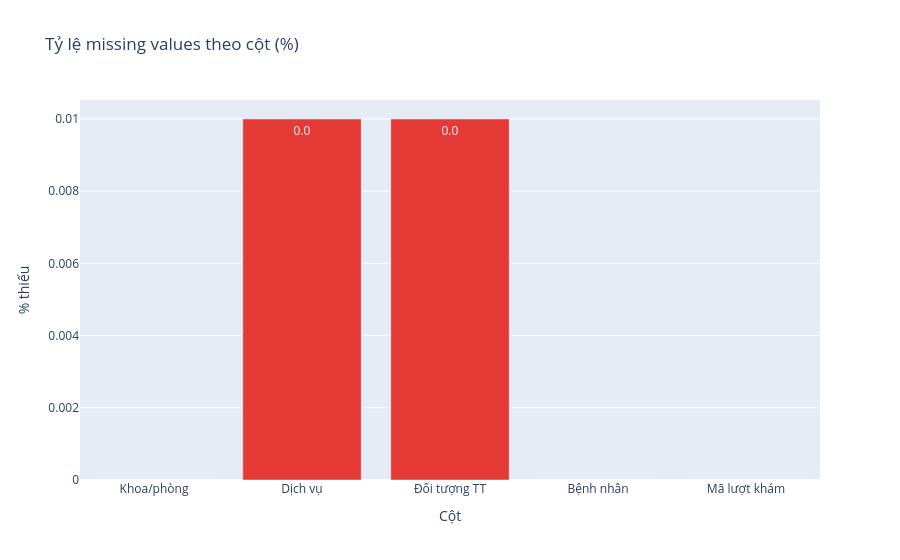
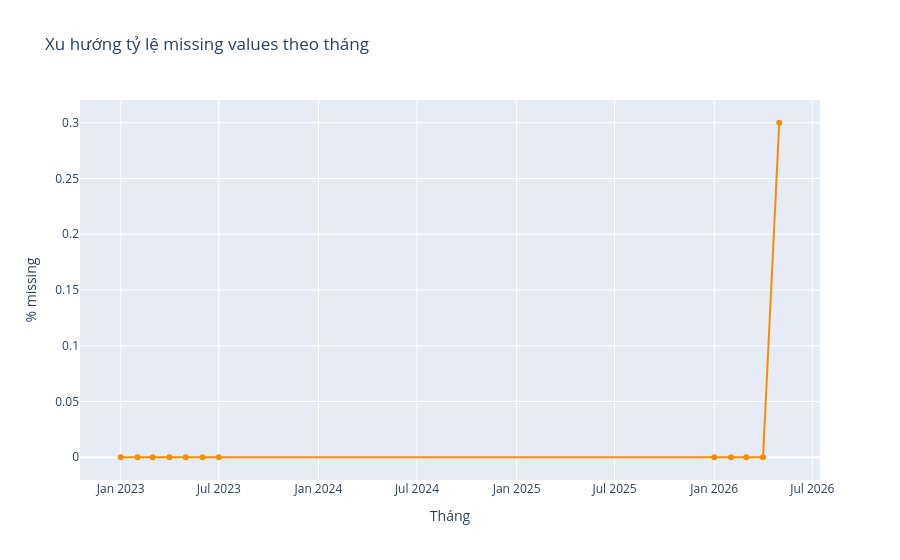

Write notebook code for charts like these, in order.
### Code cell
# Bar chart missing values
fig = px.bar(
    pd.DataFrame(missing_by_col),
    x="label", y="pct",
    title="Tỷ lệ missing values theo cột (%)",
    labels={"label": "Cột", "pct": "% thiếu"},
    color="pct",
    color_continuous_scale=["#43a047", "#fb8c00", "#e53935"],
    text_auto=".1f",
)
fig.update_layout(coloraxis_showscale=False)
fig.show()

# Monthly missing trend
fig2 = go.Figure()
fig2.add_trace(go.Scatter(
    x=monthly_missing["THANG_NAM"], y=monthly_missing["pct_missing"],
    mode="lines+markers", name="% missing",
    line=dict(color="#fb8c00", width=2),
))
fig2.update_layout(
    title="Xu hướng tỷ lệ missing values theo tháng",
    xaxis_title="Tháng", yaxis_title="% missing",
)
fig2.show()

### Figure 1 — Plotly figure (JSON) as saved in the notebook; plotly's stock layout.template omitted (floating-point values rounded to 4 significant figures)
{"data": [{"hovertemplate": "Cột=%{x}<br>% thiếu=%{marker.color}<extra></extra>", "legendgroup": "", "marker": {"color": [0.0, 0.01, 0.01, 0.0, 0.0], "coloraxis": "coloraxis", "pattern": {"shape": ""}}, "name": "", "orientation": "v", "showlegend": false, "textposition": "auto", "texttemplate": "%{y:.1f}", "type": "bar", "x": ["Khoa/phòng", "Dịch vụ", "Đối tượng TT", "Bệnh nhân", "Mã lượt khám"], "xaxis": "x", "y": [0.0, 0.01, 0.01, 0.0, 0.0], "yaxis": "y"}], "layout": {"barmode": "relative", "coloraxis": {"colorbar": {"title": {"text": "% thiếu"}}, "colorscale": [[0, "#43a047"], [0.5, "#fb8c00"], [1, "#e53935"]], "showscale": false}, "legend": {"tracegroupgap": 0}, "title": {"text": "Tỷ lệ missing values theo cột (%)"}, "xaxis": {"anchor": "y", "domain": [0, 1], "title": {"text": "Cột"}}, "yaxis": {"anchor": "x", "domain": [0, 1], "title": {"text": "% thiếu"}}}}

### Figure 2 — Plotly figure (JSON) as saved in the notebook; plotly's stock layout.template omitted (floating-point values rounded to 4 significant figures)
{"data": [{"line": {"color": "#fb8c00", "width": 2}, "mode": "lines+markers", "name": "% missing", "type": "scatter", "x": ["2023-01", "2023-02", "2023-03", "2023-04", "2023-05", "2023-06", "2023-07", "2026-01", "2026-02", "2026-03", "2026-04", "2026-05"], "y": [0.0, 0.0, 0.0, 0.0, 0.0, 0.0, 0.0, 0.0, 0.0, 0.0, 0.0, 0.3]}], "layout": {"title": {"text": "Xu hướng tỷ lệ missing values theo tháng"}, "xaxis": {"title": {"text": "Tháng"}}, "yaxis": {"title": {"text": "% missing"}}}}
